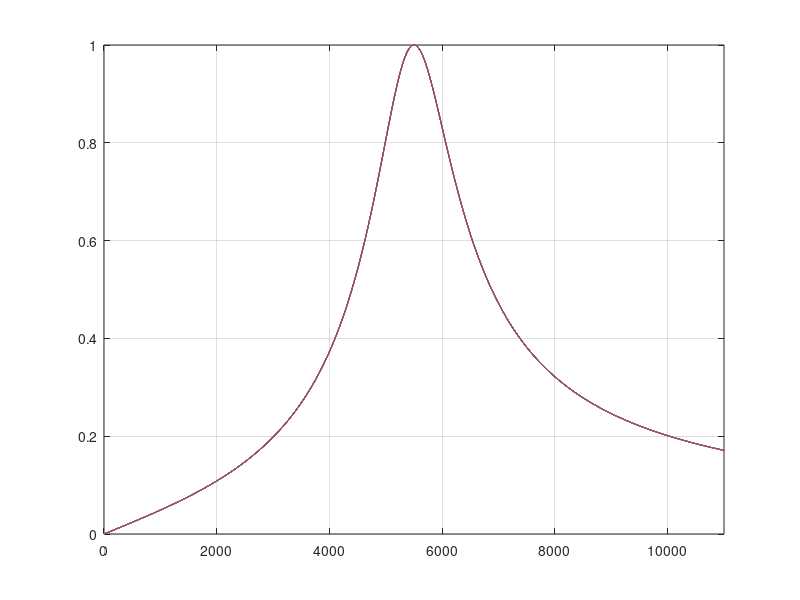

Reproduce this figure in MATLAB.
clc; clear all; close all;

j = sqrt(-1);

C1 = 1e-6;
C2 = C1;

k = C1;
m = C2;

ratio_Cap12 = [0.01 0.1 0.2 0.5 1 2 4 10 20 50 100];

figure();

for r=ratio_Cap12
    k = r*k;
    m = m/r;
    fh = 10000;
    fl = 1000;
    BW_w = fh-fl;
    fo_w = 5500;
    wo_w = fo_w*2*pi;

    R2 = 1.*sqrt(1./(wo_w.^2*k.*m)); %changing the ratio between R2 and R4 adjusts the center frequency
    R4 = 1*R2;
    R3 = sqrt((wo_w./(BW_w)).^2.*(m./k).*R2.*R4);
    R1 = R3;
    R5 = 10;
    R6 = 1000;

    wo = 1/sqrt(R2*R4*k*m);
    fo = wo/(2*pi);
    Q = sqrt((k*R3^2)/(R2*R4*m));
    BW = wo/Q;
    gain = -R3/R1;

    f = 0:10:50e3;

    H = gain.*(wo./Q).*(j.*2.*pi.*f)./((j.*2.*pi.*f).^2 + (j.*2.*pi.*f).*wo./Q + wo.^2);
    plot(f,abs(H)); hold on; pause(0.2); drawnow();
    grid on;
    xlim([0 11000]);
    ylim([0 1]);
end;
